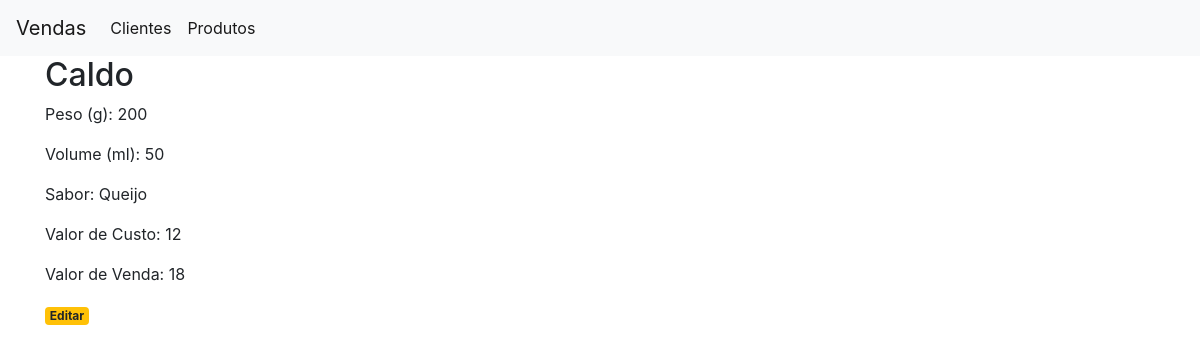
Page /produtos/2 on the committed database.
### app.py (models this page shows)
class Produtos(db.Model):
    id = db.Column(db.Integer, primary_key=True)
    descricao = db.Column(db.String(80), nullable=False)
    peso = db.Column(db.Integer, nullable=False)
    volume = db.Column(db.Integer, nullable=False)
    sabor = db.Column(db.String(80), nullable=False)
    valor_custo = db.Column(db.String(10), nullable=False)
    valor_venda = db.Column(db.String(10), nullable=False)

### app.py (the view)
@app.route('/produtos/<int:produto_id>')
def produto(produto_id):
    produto = get_produto(produto_id)
    return render_template('produto.html', produto = produto)

### app.py (called while the page is built)
def get_produto(produto_id):
    produto = Produtos.query.filter_by(id=produto_id).first()
    if produto is None:
        abort(404)
    return produto

### templates/produto.html
{% extends 'base.html' %}
{% block content %}
    <h2>{% block title %} {{ produto['descricao'] }} {% endblock %}</h2>
    <p>Peso (g): {{ produto['peso'] }}</p>
    <p>Volume (ml):  {{ produto['volume'] }}</p>
    <p>Sabor:  {{ produto['sabor'] }}</p>
    <p>Valor de Custo:  {{ produto['valor_custo'] }}</p>
    <p>Valor de Venda:  {{ produto['valor_venda'] }}</p>
    <a href="{{ url_for('edit_produto', produto_id=produto['id']) }}">
        <span class="badge badge-warning">Editar</span>
    </a>
{% endblock %}

### rows in the picture
Produtos: descricao "Caldo", peso "200", volume "50", sabor "Queijo", valor_custo "12", valor_venda "18"
